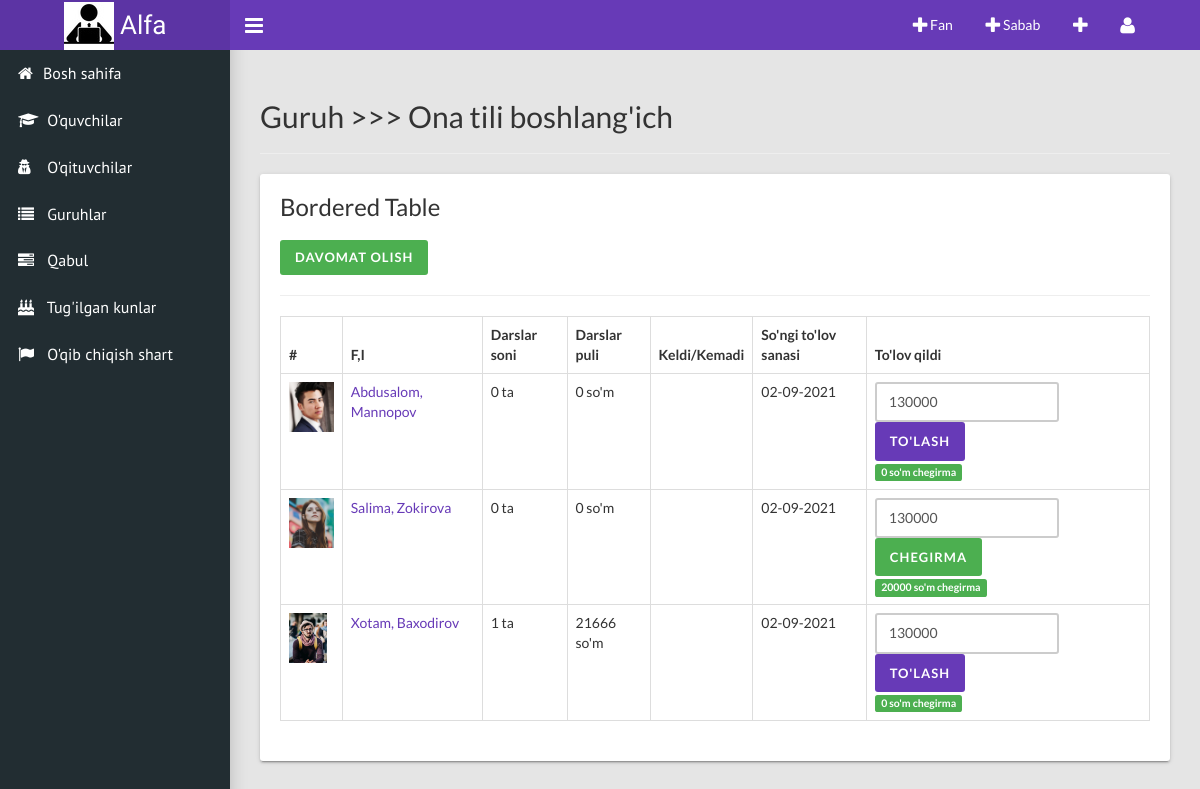
The page /group/1 on the database its author committed.
### main/models.py (models this page shows, shortened)
class Group(models.Model):
    own = models.ForeignKey(User, related_name="own_group", on_delete=models.CASCADE, blank=True, null=True)
    teacher = models.ForeignKey(Teacher, related_name="group", on_delete=models.CASCADE, blank=True)
    name = models.CharField("Guruh nomi", max_length=350)
    subject = models.ForeignKey(Subjects, related_name="teachers_group", on_delete=models.CASCADE, blank=True)
    time = models.CharField("Vaqti", max_length=50)
    kunlari = models.CharField("Hafta kunlari", max_length=350)
    payment = models.PositiveIntegerField("To'lov", default=0)
    days_in_month = models.PositiveIntegerField("Kun soni", default=0)
    active = models.BooleanField("aktiv/aktiv emas", default=False)

class Student(models.Model):
    own = models.ForeignKey(User, related_name="students", on_delete=models.CASCADE, blank=True, null=True)
    group = models.ForeignKey(Group, related_name="student", on_delete=models.CASCADE, blank=True, null=True)
    name = models.CharField("Ismi", max_length=150)
    surname = models.CharField("Familiyasi", max_length=150)
    brith = models.CharField("Tug'ulgan sanasi", max_length=50)
    image = models.ImageField("O'quvchi rasmi", upload_to='student_img/', blank=True, null=True)
    password_img = models.ImageField("Pasort rasmi", upload_to='students_passport', blank=True)
    tel_num = models.CharField("Telefon raqami", max_length=50, blank=True)
    place = models.CharField("Yashash manzili", max_length=50)
    price = models.PositiveIntegerField("Chegirma",default=0)
    countsub = models.PositiveIntegerField("Bir oydagi darslar soni",default=0)
    allprice = models.PositiveIntegerField("Jami to'lov",default=0)
    called = models.BooleanField("called/not called",default=False)
    camewith = models.ForeignKey(CameWith, related_name="students", blank=True, on_delete=models.PROTECT)

class PayedHistory(models.Model):
    student = models.ForeignKey(Student, related_name="payment", on_delete=models.CASCADE)
    time = models.CharField("To'lagan sanasi", blank=True, max_length=100)
    payed = models.PositiveIntegerField("summasi", default=0)
    class Meta:
        ordering = ['-id']

### main/views.py (the view)
# urls.py: path("group/<pk>", group_detail, name="group"),
def group_detail(request, pk):
    group = Group.objects.get(pk=pk)
    context = {
        'group':group,
    }
    return render(request, 'group_detail.html', context)

### main/context_pro.py (called while the page is built)
def students(request):
    context = {
        'teachers':Teacher.objects.all(),
        'student':Student.objects.all(),
    }
    return context

### templates/group_detail.html (shortened to what this page needs)
{% extends 'wrapper.html' %}
{% load static %}
{% block content %}
    <div class="content-wrapper">
        <h2>Guruh >>> {{group.name}}</h2><hr>
        <div class="card">
            <h3 class="card-title">Bordered Table</h3>
            <div class="btn-group">
                <a href="#" id="getPlus" class="btn btn-success" title="Davomat olish uchun bosing">Davomat olish</a>
            </div><hr>
            <table class="table table-bordered">
              <thead>
                <tr>
                  <th class="desktop">#</th>
                  <th>F,I</th>
                  <th class="desktop">Darslar soni</th>
                  <th class="desktop">Darslar puli</th>
                  <th>Keldi/Kemadi</th>
                  <th class="desktop">So'ngi to'lov sanasi</th>
                  <th>To'lov qildi</th>
                </tr>
              </thead>
              <tbody>
                  {% for stu in group.student.all %}
                    <tr>
                        <td class="desktop"><img src="{{stu.image.url}}" height="50" alt=""></td>
                        <td><a href="{% url 'main:student' stu.pk %}">{{stu.name}}, {{stu.surname}}</a></td>
                        <td class="desktop">{{stu.countsub}} ta</td>
                        <td class="desktop">{{stu.allprice}} so'm</td>
                        <td>
                        </td>
                        <td class="desktop">{{stu.payment.first.time}}</td>
                        <td>
                            <form class="form-inline">
                                <div class="form-group">
                                    <input type="number" id="value" class="form-control" value="{{stu.group.payment}}">
                                    {% if stu.price == 0 %}
                                        <a href="#" class="btn btn-primary" id="pay" data-pk="{{stu.pk}}" data-action="full">To'lash</a>
                                        {% else %}
                                        <a href="#" class="btn btn-success" id="pay" data-pk="{{stu.pk}}" data-action="skit">Chegirma</a>
                                    {% endif %}
                                </div>
                            </form>
                            <p class="label label-success" id="pay_free">{{stu.price}} so'm chegirma</p>
                        </td>
                    </tr>
                  {% endfor %}
              </tbody>
            </table>
          </div>
    </div>
{% endblock content %}

### rows shown on the page
Group: name "Ona tili boshlang'ich"
Student: image (picture), name "Abdusalom", surname "Mannopov", countsub "0", allprice "0", payment.first.time "02-09-2021", group.payment "130000", price "0"
Student: image (picture), name "Salima", surname "Zokirova", countsub "0", allprice "0", payment.first.time "02-09-2021", group.payment "130000", price "20000"
Student: image (picture), name "Xotam", surname "Baxodirov", countsub "1", allprice "21666", payment.first.time "02-09-2021", group.payment "130000", price "0"
